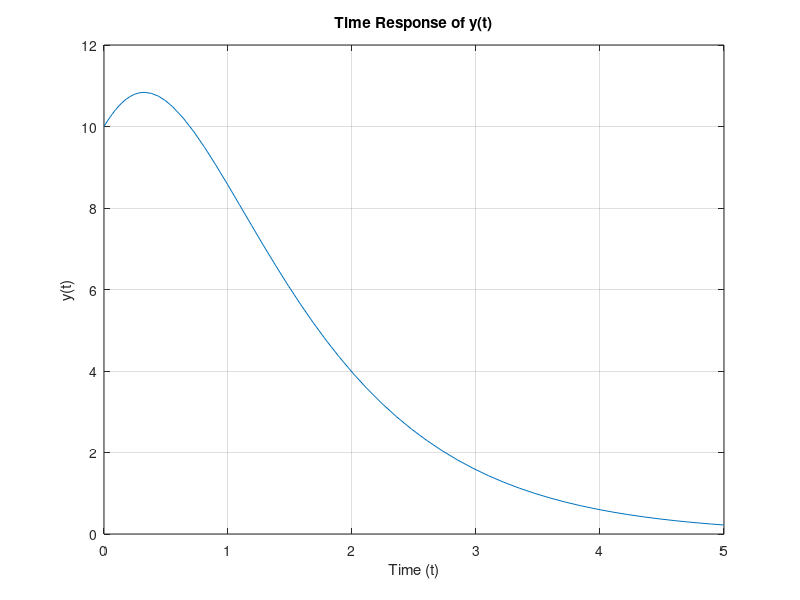

This chart was generated by the following MATLAB code:
% Define the differential equation as a system of first-order equations
dydt1 = @(t, y, z) z;
dydt2 = @(t, y, z) 24 * exp(-4 * t) - 3 * z - 2 * y;

% Define the initial conditions
y0 = 10;
z0 = 5;

% Define the time span
tspan = [0 5];

% Solve the differential equation using ode45
[t, sol] = ode45(@(t, sol) [dydt1(t, sol(1), sol(2)); dydt2(t, sol(1), sol(2))], tspan, [y0, z0]);

% Extract the y(t) values
y = sol(:, 1);

% Plot the time response
plot(t, y);
xlabel('Time (t)');
ylabel('y(t)');
title('Time Response of y(t)');
axis([0 5 0 12]);
grid on;

% Find the value of y(t) for t = 1 sec
y_value_at_t_1 = interp1(t, y, 1)
